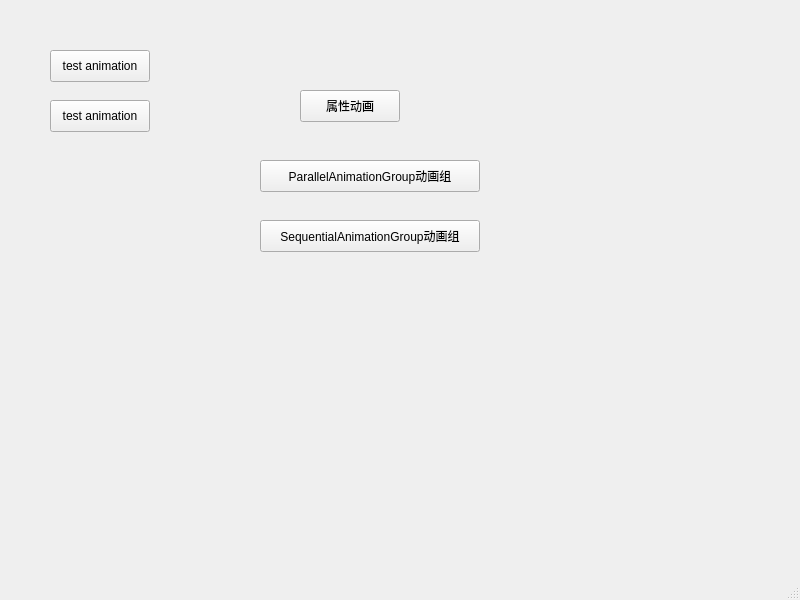
<?xml version="1.0" encoding="UTF-8"?>
<ui version="4.0">
 <class>MainWindow</class>
 <widget class="QMainWindow" name="MainWindow">
  <property name="geometry">
   <rect>
    <x>0</x>
    <y>0</y>
    <width>800</width>
    <height>600</height>
   </rect>
  </property>
  <property name="windowTitle">
   <string>MainWindow</string>
  </property>
  <widget class="QWidget" name="centralwidget">
   <widget class="QPushButton" name="propertyAnimationPushButton">
    <property name="geometry">
     <rect>
      <x>300</x>
      <y>90</y>
      <width>100</width>
      <height>32</height>
     </rect>
    </property>
    <property name="text">
     <string>属性动画</string>
    </property>
   </widget>
   <widget class="QPushButton" name="parallelAnimationGroupPushButton">
    <property name="geometry">
     <rect>
      <x>260</x>
      <y>160</y>
      <width>220</width>
      <height>32</height>
     </rect>
    </property>
    <property name="text">
     <string>ParallelAnimationGroup动画组</string>
    </property>
   </widget>
   <widget class="QPushButton" name="sequentialAnimationGroupPushButton">
    <property name="geometry">
     <rect>
      <x>260</x>
      <y>220</y>
      <width>220</width>
      <height>32</height>
     </rect>
    </property>
    <property name="text">
     <string>SequentialAnimationGroup动画组</string>
    </property>
   </widget>
   <widget class="QPushButton" name="testpushButton">
    <property name="geometry">
     <rect>
      <x>50</x>
      <y>50</y>
      <width>100</width>
      <height>32</height>
     </rect>
    </property>
    <property name="text">
     <string>test animation</string>
    </property>
   </widget>
   <widget class="QPushButton" name="testpushButton_2">
    <property name="geometry">
     <rect>
      <x>50</x>
      <y>100</y>
      <width>100</width>
      <height>32</height>
     </rect>
    </property>
    <property name="text">
     <string>test animation</string>
    </property>
   </widget>
  </widget>
  <widget class="QMenuBar" name="menubar">
   <property name="geometry">
    <rect>
     <x>0</x>
     <y>0</y>
     <width>800</width>
     <height>22</height>
    </rect>
   </property>
  </widget>
  <widget class="QStatusBar" name="statusbar"/>
 </widget>
 <resources/>
 <connections>
  <connection>
   <sender>sequentialAnimationGroupPushButton</sender>
   <signal>clicked()</signal>
   <receiver>MainWindow</receiver>
   <slot>handleSequentialAnimationGroupEvent()</slot>
   <hints>
    <hint type="sourcelabel">
     <x>355</x>
     <y>256</y>
    </hint>
    <hint type="destinationlabel">
     <x>370</x>
     <y>315</y>
    </hint>
   </hints>
  </connection>
  <connection>
   <sender>parallelAnimationGroupPushButton</sender>
   <signal>clicked()</signal>
   <receiver>MainWindow</receiver>
   <slot>handleParallelAnimationGroupEvent()</slot>
   <hints>
    <hint type="sourcelabel">
     <x>420</x>
     <y>195</y>
    </hint>
    <hint type="destinationlabel">
     <x>464</x>
     <y>142</y>
    </hint>
   </hints>
  </connection>
  <connection>
   <sender>propertyAnimationPushButton</sender>
   <signal>clicked()</signal>
   <receiver>MainWindow</receiver>
   <slot>handlePropertyAnimationEvent()</slot>
   <hints>
    <hint type="sourcelabel">
     <x>366</x>
     <y>124</y>
    </hint>
    <hint type="destinationlabel">
     <x>391</x>
     <y>70</y>
    </hint>
   </hints>
  </connection>
 </connections>
 <slots>
  <slot>handleSequentialAnimationGroupEvent()</slot>
  <slot>handleParallelAnimationGroupEvent()</slot>
  <slot>handlePropertyAnimationEvent()</slot>
 </slots>
</ui>
